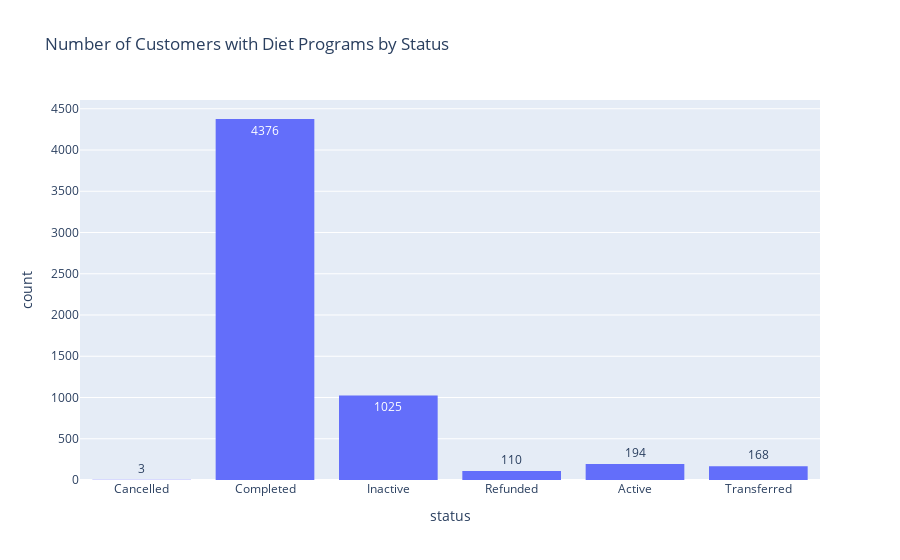

Notebook code for this chart:
### Code cell
px.histogram(
    df_customers_with_programs,
    x='status',
    title='Number of Customers with Diet Programs by Status',
    text_auto=True,
).update_layout(bargap=0.2)

### Figure 1 — Plotly figure (JSON) as saved in the notebook; plotly's stock layout.template omitted (floating-point values rounded to 4 significant figures; data arrays with more than 128 entries replaced by an {"elided": "..."} marker saying what was removed)
{"data": [{"bingroup": "x", "hovertemplate": "status=%{x}<br>count=%{y}<extra></extra>", "legendgroup": "", "marker": {"color": "#636efa", "pattern": {"shape": ""}}, "name": "", "orientation": "v", "showlegend": false, "texttemplate": "%{value}", "type": "histogram", "x": {"elided": "5876 str values"}, "xaxis": "x", "yaxis": "y"}], "layout": {"bargap": 0.2, "barmode": "relative", "legend": {"tracegroupgap": 0}, "title": {"text": "Number of Customers with Diet Programs by Status"}, "xaxis": {"anchor": "y", "domain": [0, 1], "title": {"text": "status"}}, "yaxis": {"anchor": "x", "domain": [0, 1], "title": {"text": "count"}}}}
